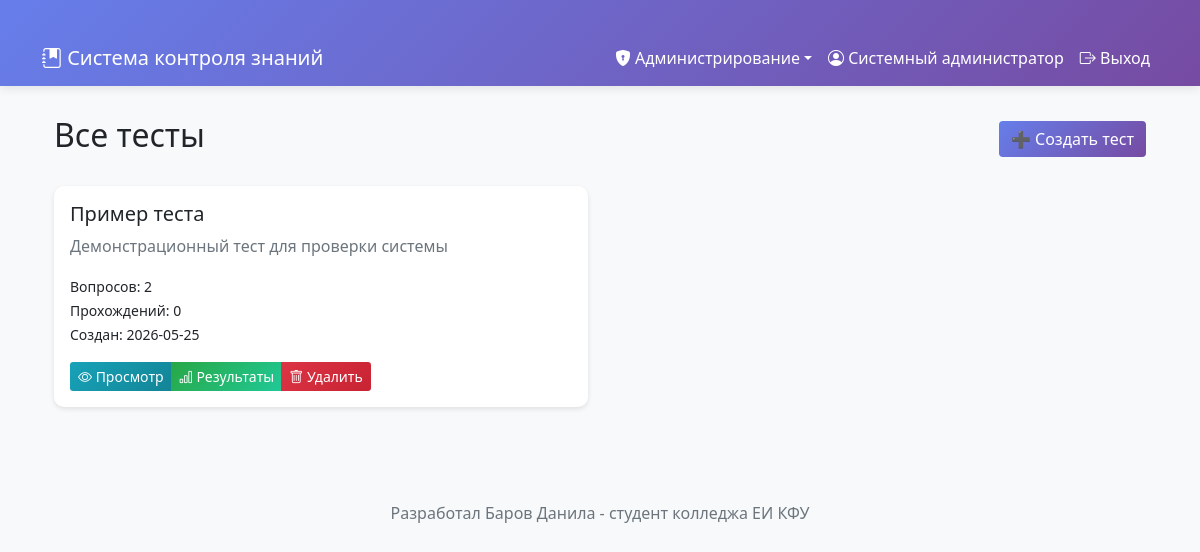
/admin/tests (signed in), run on an earlier commit of the app's database.
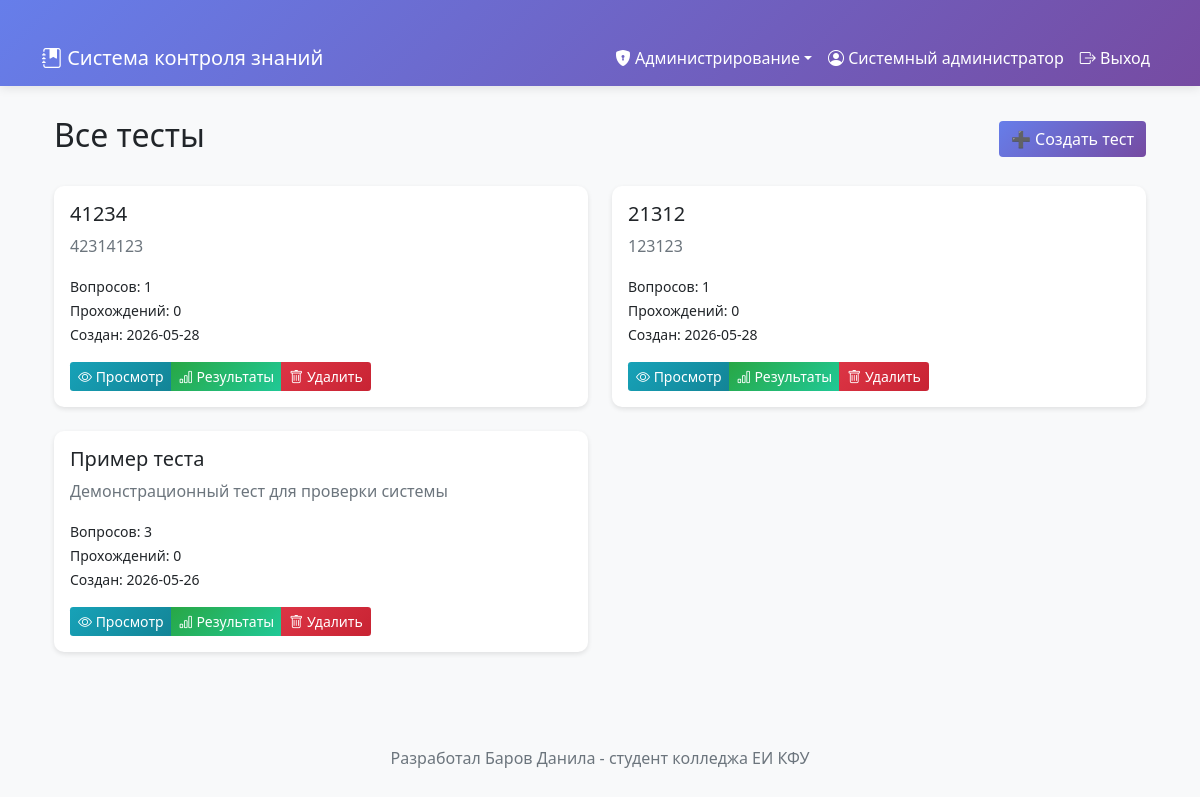
And on a later commit of the database.
### tables this page shows
CREATE TABLE tests (
                    id INTEGER PRIMARY KEY AUTOINCREMENT,
                    title TEXT NOT NULL,
                    description TEXT,
                    created_by INTEGER NOT NULL,
                    target_groups TEXT,
                    is_active BOOLEAN DEFAULT 1,
                    created_at TIMESTAMP DEFAULT CURRENT_TIMESTAMP,
                    FOREIGN KEY (created_by) REFERENCES users (id)
                );

### app.py (the view)
@app.route('/admin/tests')
@login_required
@role_required('admin')
def admin_tests():
    with db.get_connection() as conn:
        cursor = conn.cursor()
        cursor.execute('''
            SELECT t.*,
                   COUNT(DISTINCT q.id) as questions_count,
                   COUNT(DISTINCT tr.id) as attempts_count
            FROM tests t
            LEFT JOIN questions q ON t.id = q.test_id
            LEFT JOIN test_results tr ON t.id = tr.test_id
            GROUP BY t.id
            ORDER BY t.created_at DESC
        ''')
        tests = cursor.fetchall()
    return render_template('admin/tests_list.html', tests=tests)

### auth.py (called while the page is built)
def login_required(f):
    @wraps(f)
    def decorated_function(*args, **kwargs):
        if 'user_id' not in session:
            flash('Пожалуйста, авторизуйтесь', 'warning')
            return redirect(url_for('login'))
        return f(*args, **kwargs)
    return decorated_function

def role_required(*roles):
    def decorator(f):
        @wraps(f)
        def decorated_function(*args, **kwargs):
            if 'role' not in session or session['role'] not in roles:
                flash('У вас нет доступа к этой странице', 'danger')
                return redirect(url_for('dashboard'))
            return f(*args, **kwargs)
        return decorated_function
    return decorator

### database.py (called while the page is built)
    @contextmanager
    def get_connection(self):
        conn = sqlite3.connect(self.db_path)
        conn.row_factory = sqlite3.Row
        try:
            yield conn
            conn.commit()
        except Exception as e:
            conn.rollback()
            raise e
        finally:
            conn.close()

### templates/admin/tests_list.html (shortened to what this page needs)
{% extends "base.html" %}
{% block content %}
<div class="container">
    <div class="d-flex justify-content-between align-items-center mb-4"><h2>Все тесты</h2><a href="{{ url_for('admin_create_test') }}" class="btn btn-primary">➕ Создать тест</a></div>
    {% if tests %}
    <div class="row">
        {% for test in tests %}
        <div class="col-md-6 mb-4">
            <div class="card h-100">
                <div class="card-body">
                    <h5 class="card-title">{{ test.title }}</h5>
                    <p class="card-text text-muted">{{ test.description or 'Нет описания' }}</p>
                    <p class="card-text"><small>Вопросов: {{ test.questions_count or 0 }}</small><br><small>Прохождений: {{ test.attempts_count or 0 }}</small><br><small>Создан: {{ test.created_at[:10] }}</small></p>
                    <div class="btn-group">
                        <a href="{{ url_for('admin_test_details', test_id=test.id) }}" class="btn btn-info btn-sm"><i class="bi bi-eye"></i> Просмотр</a>
                        <a href="{{ url_for('admin_test_results', test_id=test.id) }}" class="btn btn-success btn-sm"><i class="bi bi-bar-chart"></i> Результаты</a>
                        <button onclick="deleteTest({{ test.id }}, '{{ test.title }}')" class="btn btn-danger btn-sm"><i class="bi bi-trash"></i> Удалить</button>
                    </div>
                </div>
            </div>
        </div>
        {% endfor %}
    </div>
    {% else %}<div class="alert alert-info">Нет созданных тестов</div>{% endif %}
</div>
{% endblock %}

### templates/base.html (shortened to what this page needs)
<!DOCTYPE html>
<html lang="ru">
<head>
    <link href="https://cdn.jsdelivr.net/npm/bootstrap@5.1.3/dist/css/bootstrap.min.css" rel="stylesheet">
    <link href="https://cdn.jsdelivr.net/npm/bootstrap-icons@1.8.1/font/bootstrap-icons.css" rel="stylesheet">
</head>
<body>
    <nav class="navbar navbar-expand-lg">
        <div class="container">
            <a class="navbar-brand" href="{{ url_for('dashboard') }}"><i class="bi bi-journal-bookmark-fill"></i> Система контроля знаний</a>
            <div class="collapse navbar-collapse" id="navbarNav">
                <ul class="navbar-nav ms-auto">
                    {% if session.role == 'admin' %}
                    <li class="nav-item dropdown">
                        <a class="nav-link dropdown-toggle" href="#" data-bs-toggle="dropdown"><i class="bi bi-shield-lock-fill"></i> Администрирование</a>
                    </li>
                    {% elif session.role == 'student' %}
                    <li class="nav-item"><a class="nav-link" href="{{ url_for('student_tests') }}"><i class="bi bi-journal-check"></i> Доступные тесты</a></li>
                    {% endif %}
                    <li class="nav-item"><span class="nav-link"><i class="bi bi-person-circle"></i> {{ session.full_name }}</span></li>
                    <li class="nav-item"><a class="nav-link" href="{{ url_for('logout') }}"><i class="bi bi-box-arrow-right"></i> Выход</a></li>
                </ul>
            </div>
        </div>
    </nav>
    <div class="container">
        {% block content %}{% endblock %}
    </div>
    <div class="footer"><p class="mb-0">Разработал Баров Данила - студент колледжа ЕИ КФУ</p></div>
</body>
</html>

### templates/base.html (style rules this page uses)
body { background-color: #f8f9fa; padding-bottom: 50px; }
.navbar { background: linear-gradient(135deg, #667eea 0%, #764ba2 100%); box-shadow: 0 2px 10px rgba(0,0,0,0.1); }
.navbar-brand, .nav-link { color: white !important; }
.container { margin-top: 30px; }
.card { box-shadow: 0 2px 5px rgba(0,0,0,0.1); border: none; border-radius: 10px; }
.btn-primary { background: linear-gradient(135deg, #667eea 0%, #764ba2 100%); border: none; }
.btn-success { background: linear-gradient(135deg, #28a745 0%, #20c997 100%); border: none; }
.btn-danger { background: linear-gradient(135deg, #dc3545 0%, #c82333 100%); border: none; }
.btn-info { background: linear-gradient(135deg, #17a2b8 0%, #138496 100%); border: none; color: white; }
.footer { text-align: center; padding: 20px; color: #6c757d; margin-top: 50px; }
.card, .alert { animation: fadeIn 0.5s ease-out; }

What changed in the data, as far as the page shows it:
removed tests: title "Пример теста", description "Демонстрационный тест для проверки системы", id "2", attempts_count "0", created_at "2026-05-25"
added tests: title "41234", description "42314123", questions_count "1", attempts_count "0", created_at "2026-05-28"
added tests: title "21312", description "123123", questions_count "1", attempts_count "0", created_at "2026-05-28"
added tests: title "Пример теста", description "Демонстрационный тест для проверки системы", questions_count "3", attempts_count "0", created_at "2026-05-26"
